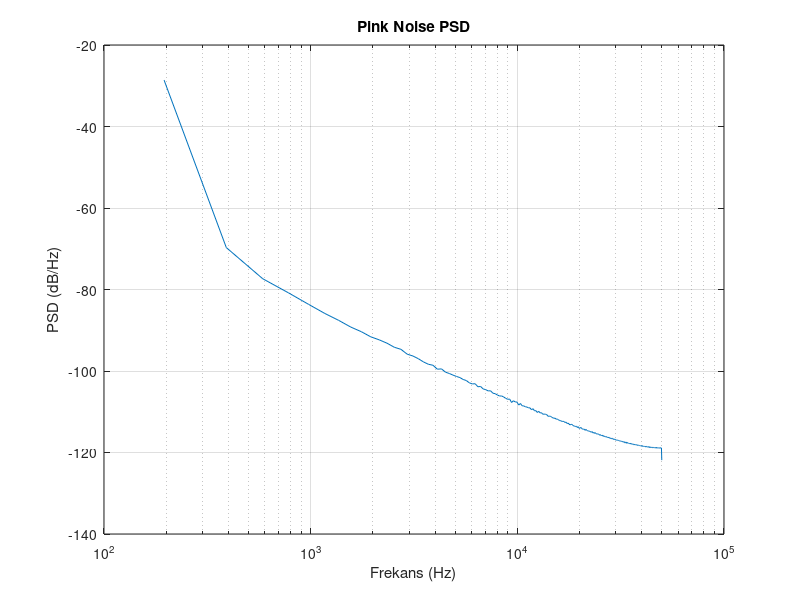

This figure's MATLAB source:
clear; close all; clc;
pkg load signal;
N = 100000;
fs = 100e3;
white = randn(N, 1);
X = fft(white);

f = [0:N/2, N/2-1:-1:1]';
f(1) = 1;

pink_filter = 1 ./ sqrt(f.^3);
pink_filter(1) = 0; % dc bileşenin çıkmasını engellemek


X_pink = X .* pink_filter;
pinknoise_signal = real(ifft(X_pink)); % Back to time domain

pinknoise_signal = pinknoise_signal - mean(pinknoise_signal);
pinknoise_signal = pinknoise_signal / std(pinknoise_signal);


[P, fx] = pwelch(pinknoise_signal, [], [], [], 100000);
figure;
semilogx(fx(2:end), 10*log10(P(2:end) + eps));
grid on;
xlabel("Frekans (Hz)");
ylabel("PSD (dB/Hz)");
title("Pink Noise PSD");
